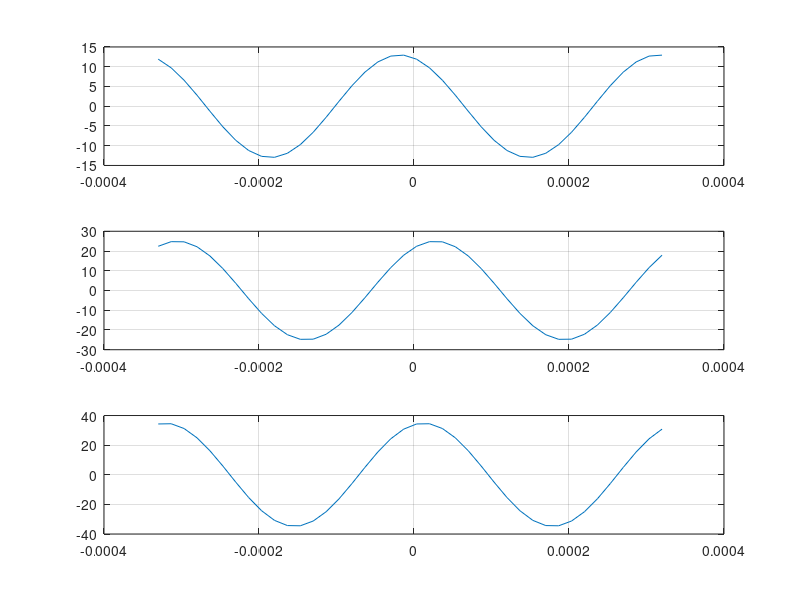

Write the MATLAB code that produced this figure.
A1=13;

A2=25;

f=60000;

dur=0.00033;

tt= -dur : 1/f : dur;

X1=A1*cos( (2*pi*3000*tt)+pi/9);

subplot(3,1,1);

plot(tt,X1),grid on

hold on

X2=A2*cos( 2*pi*3000*tt - pi/6 );

subplot(3,1,2)

plot(tt,X2),grid on

X3=X1+X2;

subplot(3,1,3);

plot(tt,X3), grid on